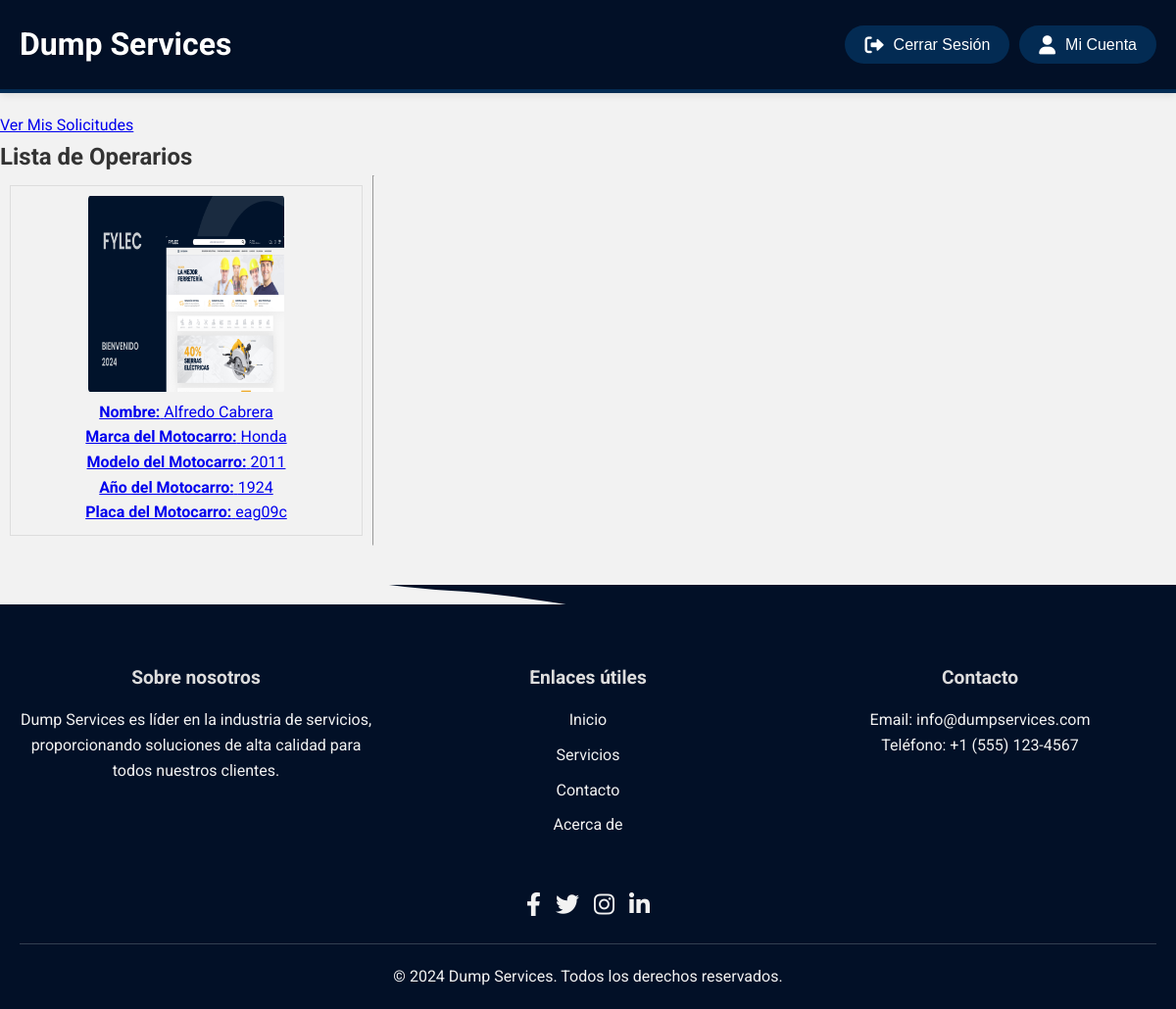
Page /solicitante.php (signed in) on the committed database.
### tables this page shows
CREATE TABLE `operarios` (
  `id_operario` int(11) NOT NULL,
  `id_usuario` int(11) DEFAULT NULL,
  `marca_motocarro` varchar(100) DEFAULT NULL,
  `modelo_motocarro` varchar(100) DEFAULT NULL,
  `año_motocarro` int(11) DEFAULT NULL,
  `placa_motocarro` varchar(20) DEFAULT NULL,
  `foto_motocarro` varchar(255) DEFAULT NULL,
  `foto_2` varchar(255) DEFAULT NULL,
  `foto_3` varchar(255) DEFAULT NULL,
  `foto_4` varchar(255) DEFAULT NULL,
  `foto_5` varchar(255) DEFAULT NULL,
  `foto_6` varchar(255) DEFAULT NULL,
  `foto_7` varchar(255) DEFAULT NULL,
  `foto_8` varchar(255) DEFAULT NULL,
  `foto_9` varchar(255) DEFAULT NULL,
  `foto_10` varchar(255) DEFAULT NULL,
  `direccion_domicilio` varchar(255) DEFAULT NULL,
  `certificado_antecedentes_judiciales` varchar(255) DEFAULT NULL,
  `certificado_seguridad_social` varchar(255) DEFAULT NULL,
  `licencia_conduccion` varchar(50) DEFAULT NULL,
  `seguro_vehiculo` varchar(255) DEFAULT NULL,
  `calificacion` int(11) DEFAULT NULL,
  `otros_detalles` text DEFAULT NULL
);

CREATE TABLE `usuarios` (
  `id` int(11) NOT NULL,
  `nombre` varchar(50) NOT NULL,
  `apellidos` varchar(50) NOT NULL,
  `fecha_nacimiento` date NOT NULL,
  `tipo_documento` enum('cc','ce') NOT NULL,
  `numero_documento` varchar(20) NOT NULL,
  `correo` varchar(100) NOT NULL,
  `rol` enum('administrador','operador_logistico','solicitante_transporte') NOT NULL,
  `contrasena` varchar(255) NOT NULL,
  `telefono` varchar(20) DEFAULT NULL
);

### solicitante.php (the view, shortened to what this page needs)
<?php
include 'conexion.php';
include 'header.php';
echo "<a href='solicitud.php' class='solicitud-button'>Ver Mis Solicitudes</a>";
$sql_operarios = "SELECT
    usuarios.nombre,
    usuarios.apellidos,
    operarios.id_operario,
    operarios.marca_motocarro,
    operarios.modelo_motocarro,
    operarios.año_motocarro,
    operarios.placa_motocarro,
    operarios.foto_motocarro
FROM operarios
JOIN usuarios ON operarios.id_usuario = usuarios.id";
$resultado_operarios = mysqli_query($conn, $sql_operarios);
if ($resultado_operarios) {
    if (mysqli_num_rows($resultado_operarios) > 0) {
        echo "<h2>Lista de Operarios</h2>";
        echo "<div class='operarios-list'>";
        while ($operario = mysqli_fetch_assoc($resultado_operarios)) {
            echo "<div class='operario'>";
            echo "<a href='solicitar_operario.php?id_operario=" . $operario['id_operario'] . "'>";
            echo "<img src='" . $operario['foto_motocarro'] . "' alt='Foto del Motocarro' style='width:200px;height:200px;'><br>";
            echo "<p><strong>Nombre:</strong> " . $operario['nombre'] . " " . $operario['apellidos'] . "</p>";
            echo "<p><strong>Marca del Motocarro:</strong> " . $operario['marca_motocarro'] . "</p>";
            echo "<p><strong>Modelo del Motocarro:</strong> " . $operario['modelo_motocarro'] . "</p>";
            echo "<p><strong>Año del Motocarro:</strong> " . $operario['año_motocarro'] . "</p>";
            echo "<p><strong>Placa del Motocarro:</strong> " . $operario['placa_motocarro'] . "</p>";
            echo "</a>";
            echo "</div><hr>";
        }
        echo "</div>";
    } else {
        echo "No se encontraron operarios.";
    }
} else {
    echo "Error al obtener la lista de operarios: " . mysqli_error($conn);
}
?>
<!DOCTYPE html>
<html lang="es">
<head>
</head>
<body>
</body>
</html>
</html>
<?php
    include 'footer.php';
?>

### header.php (style rules this page uses)
:root { --primary-color: #032b53; --secondary-color: #064575; --background-color: #f2f2f2; --header-background: #021027; --header-shadow: rgba(0, 0, 0, 0.1); --header-border: #032b53; --text-color: #333; --button-border-radius: 50px; --transition-speed: 0.3s; }
* { margin: 0; padding: 0; box-sizing: border-box; }
body { font-family: 'Segoe UI', Tahoma, Geneva, Verdana, sans-serif; background-color: var(--background-color); color: var(--text-color); }

### solicitante.php (style rules this page uses)
.operarios-list { display: flex; flex-wrap: wrap; }
.operario { border: 1px solid #ddd; padding: 10px; margin: 10px; width: calc(33.333% - 40px); box-sizing: border-box; text-align: center; }
.operario img { max-width: 100%; height: auto; }
.solicitud-button { margin-top: 20px; display: block; }

### footer.php (style rules this page uses)
:root { --primary-color: #032b53; --secondary-color: #064575; --background-color: #f2f2f2; --footer-background: #021027; --footer-text-color: #f2f2f2; --footer-link-hover-color: #ddd; --transition-speed: 0.3s; --font-family: 'Roboto', sans-serif; }
* { margin: 0; padding: 0; box-sizing: border-box; }
body { font-family: var(--font-family); background-color: var(--background-color); color: var(--text-color); line-height: 1.6; }

### rows in the picture
operarios: foto_motocarro (picture), id_usuario.nombre "Alfredo", id_usuario.apellidos "Cabrera", marca_motocarro "Honda", modelo_motocarro "2011", año_motocarro "1924", placa_motocarro "eag09c"
